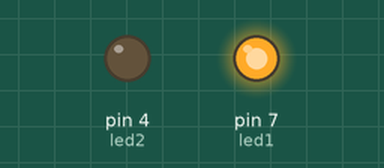
This sketch was run on a simulated Arduino Uno, built with avr-gcc and run on an emulated ATmega328P. Parts: output pins drawn as LEDs (lit = HIGH).

Above: at 0.2 s.
At 3.7 s:
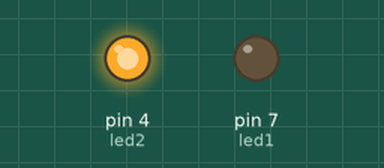
At 7.1 s:
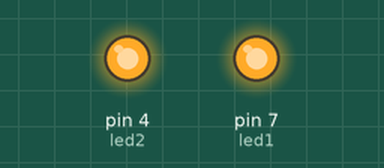
At 12.0 s:
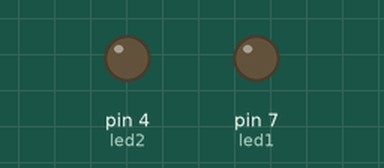
Timing chart, 0 to 16.3 s (numbered marks = the images above):
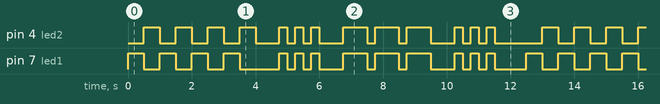

Measured:
- by itself, pin 4 (led2), pin 7 (led1): moves between LOW and HIGH, repeating every 12.5 s
- by itself, everything shown: repeats every 12.5 s, in 27 steps

The sketch:

T1_Lab-1_Blinking_Led_Design_1Led.ino
```cpp
// EE3600 / 3700 Design-III
int led1 = 7;
int led2 = 4;
void setup() {
pinMode(led1, OUTPUT);
pinMode(led2, OUTPUT);

}

void loop() {
for (int i=0; i<4; i++){
  digitalWrite(led1, HIGH);
  digitalWrite(led2, LOW);
  delay(500);
  digitalWrite(led1, LOW);
  digitalWrite(led2, HIGH);
  delay(500);
  }
digitalWrite(led2, LOW);

delay(750);

for (int i=0; i<3; i++){
  digitalWrite(led1, HIGH);
  digitalWrite(led2, HIGH);
  delay(250);
  digitalWrite(led1, LOW);
  digitalWrite(led2, LOW);
  delay(250);
  }

delay(500);

for (int i=0; i<3; i++){
  digitalWrite(led1, HIGH);
  digitalWrite(led2, HIGH);
  delay(750);
  digitalWrite(led1, LOW);
  digitalWrite(led2, LOW);
  delay(250);
  }
delay(500);

for (int i=0; i<3; i++){
  digitalWrite(led1, HIGH);
  digitalWrite(led2, HIGH);
  delay(250);
  digitalWrite(led1, LOW);
  digitalWrite(led2, LOW);
  delay(250);
  }
delay(750);
}
// EE3600 / 3700 Design-III
```
